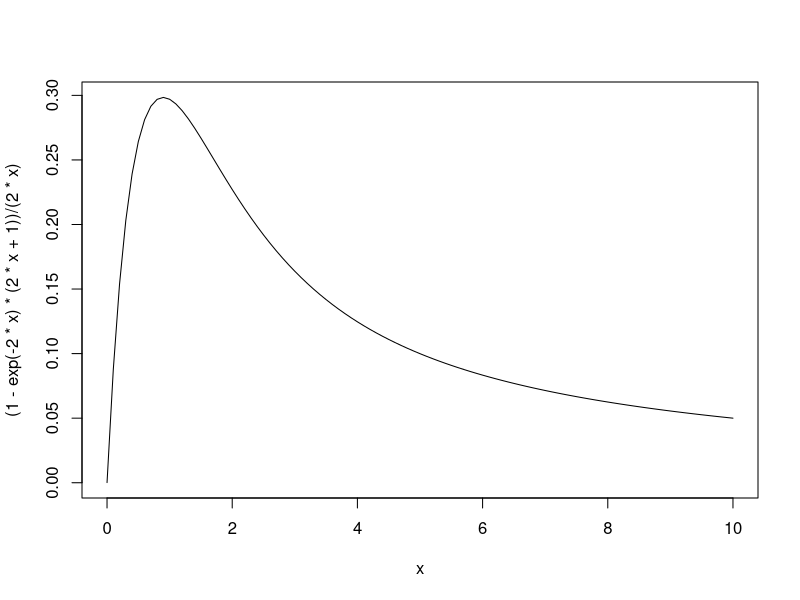

The R script that drew this image:
## ---- chunk 1
curve( (1 - exp(-2*x)* (2*x + 1))/(2*x), from = 0.0001, to = 10)
## ---- chunk 2
sim_data <- replicate(10000, {
  lambda <- runif(1, 0, 1)
  rpois(1, 3 * lambda)
})
proportions(table(sim_data))
